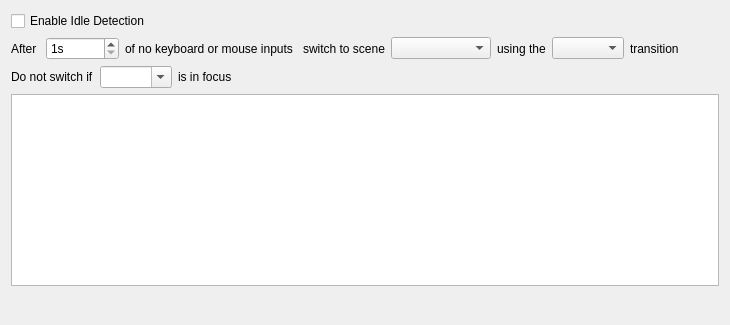
     <widget class="QWidget" name="IdleTab">
      <attribute name="title">
       <string notr="true">Idle</string>
      </attribute>
      <layout class="QVBoxLayout" name="verticalLayout_13">
       <item>
        <widget class="QCheckBox" name="idleCheckBox">
         <property name="text">
          <string>Enable Idle Detection</string>
         </property>
        </widget>
       </item>
       <item>
        <layout class="QHBoxLayout" name="horizontalLayout_26">
         <item>
          <widget class="QLabel" name="label_26">
           <property name="text">
            <string>After </string>
           </property>
          </widget>
         </item>
         <item>
          <widget class="QSpinBox" name="idleSpinBox">
           <property name="suffix">
            <string>s</string>
           </property>
           <property name="prefix">
            <string/>
           </property>
           <property name="minimum">
            <number>1</number>
           </property>
           <property name="maximum">
            <number>1000000</number>
           </property>
          </widget>
         </item>
         <item>
          <widget class="QLabel" name="label_27">
           <property name="text">
            <string>of no keyboard or mouse inputs </string>
           </property>
          </widget>
         </item>
         <item>
          <widget class="QLabel" name="label_30">
           <property name="text">
            <string>switch to scene</string>
           </property>
          </widget>
         </item>
         <item>
          <widget class="QComboBox" name="idleScenes">
           <property name="sizePolicy">
            <sizepolicy hsizetype="Maximum" vsizetype="Fixed">
             <horstretch>0</horstretch>
             <verstretch>0</verstretch>
            </sizepolicy>
           </property>
           <property name="minimumSize">
            <size>
             <width>100</width>
             <height>0</height>
            </size>
           </property>
          </widget>
         </item>
         <item>
          <widget class="QLabel" name="label_28">
           <property name="text">
            <string>using the</string>
           </property>
          </widget>
         </item>
         <item>
          <widget class="QComboBox" name="idleTransitions"/>
         </item>
         <item>
          <widget class="QLabel" name="label_29">
           <property name="text">
            <string>transition</string>
           </property>
          </widget>
         </item>
         <item>
          <spacer name="horizontalSpacer_25">
           <property name="orientation">
            <enum>Qt::Horizontal</enum>
           </property>
           <property name="sizeHint" stdset="0">
            <size>
             <width>40</width>
             <height>20</height>
            </size>
           </property>
          </spacer>
         </item>
        </layout>
       </item>
       <item>
        <layout class="QHBoxLayout" name="horizontalLayout_25">
         <item>
          <widget class="QLabel" name="label_31">
           <property name="text">
            <string>Do not switch if</string>
           </property>
          </widget>
         </item>
         <item>
          <widget class="QComboBox" name="ignoreIdleWindowsWindows">
           <property name="editable">
            <bool>true</bool>
           </property>
           <property name="maxVisibleItems">
            <number>20</number>
           </property>
          </widget>
         </item>
         <item>
          <widget class="QLabel" name="label_32">
           <property name="text">
            <string>is in focus</string>
           </property>
          </widget>
         </item>
         <item>
          <spacer name="horizontalSpacer_24">
           <property name="orientation">
            <enum>Qt::Horizontal</enum>
           </property>
           <property name="sizeHint" stdset="0">
            <size>
             <width>40</width>
             <height>20</height>
            </size>
           </property>
          </spacer>
         </item>
        </layout>
       </item>
       <item>
        <widget class="QListWidget" name="ignoreIdleWindows">
         <property name="sizePolicy">
          <sizepolicy hsizetype="Expanding" vsizetype="Expanding">
           <horstretch>0</horstretch>
           <verstretch>0</verstretch>
          </sizepolicy>
         </property>
         <property name="sortingEnabled">
          <bool>true</bool>
         </property>
        </widget>
       </item>
       <item>
        <layout class="QHBoxLayout" name="horizontalLayout_27">
         <item>
          <widget class="QPushButton" name="ignoreIdleAdd">
           <property name="maximumSize">
            <size>
             <width>22</width>
             <height>22</height>
            </size>
           </property>
           <property name="flat">
            <bool>true</bool>
           </property>
           <property name="themeID" stdset="0">
            <string notr="true">addIconSmall</string>
           </property>
          </widget>
         </item>
         <item>
          <widget class="QPushButton" name="ignoreIdleRemove">
           <property name="maximumSize">
            <size>
             <width>22</width>
             <height>22</height>
            </size>
           </property>
           <property name="flat">
            <bool>true</bool>
           </property>
           <property name="themeID" stdset="0">
            <string notr="true">removeIconSmall</string>
           </property>
          </widget>
         </item>
         <item>
          <spacer name="horizontalSpacer_23">
           <property name="orientation">
            <enum>Qt::Horizontal</enum>
           </property>
           <property name="sizeHint" stdset="0">
            <size>
             <width>40</width>
             <height>20</height>
            </size>
           </property>
          </spacer>
         </item>
        </layout>
       </item>
      </layout>
     </widget>
